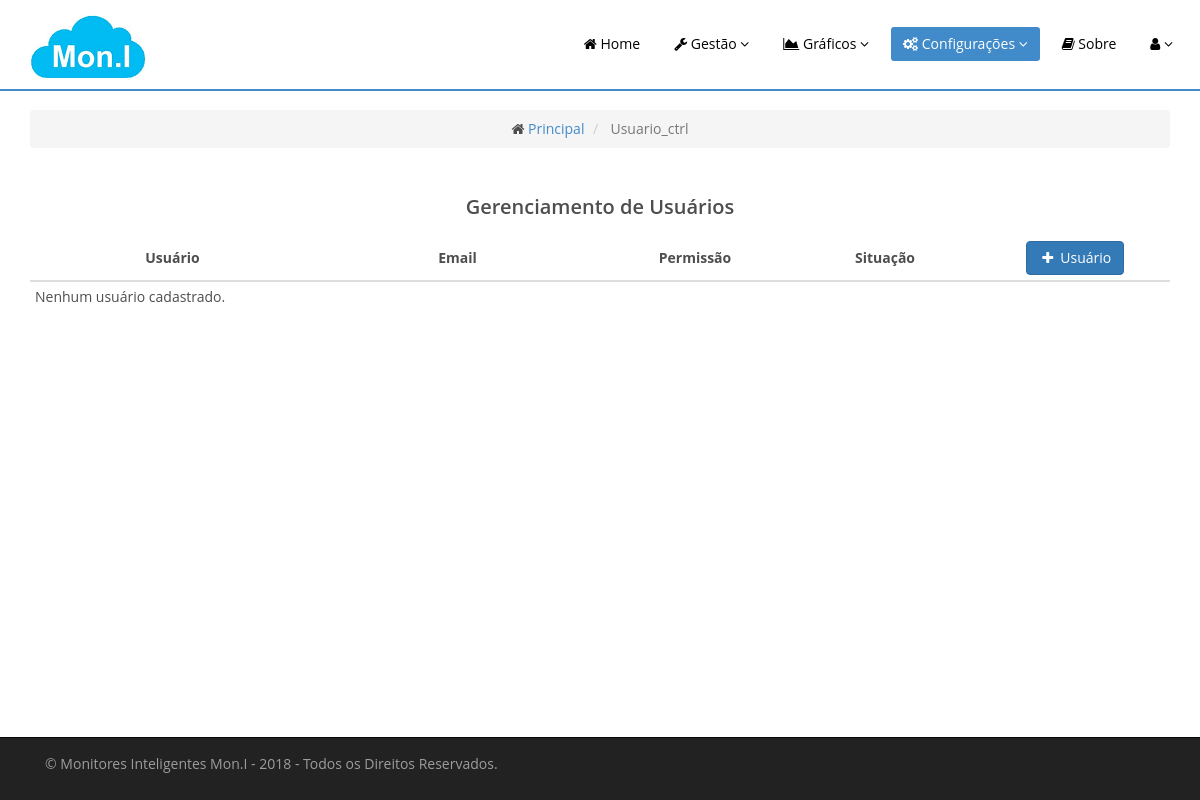
Before: /Usuario_ctrl with the older database file.
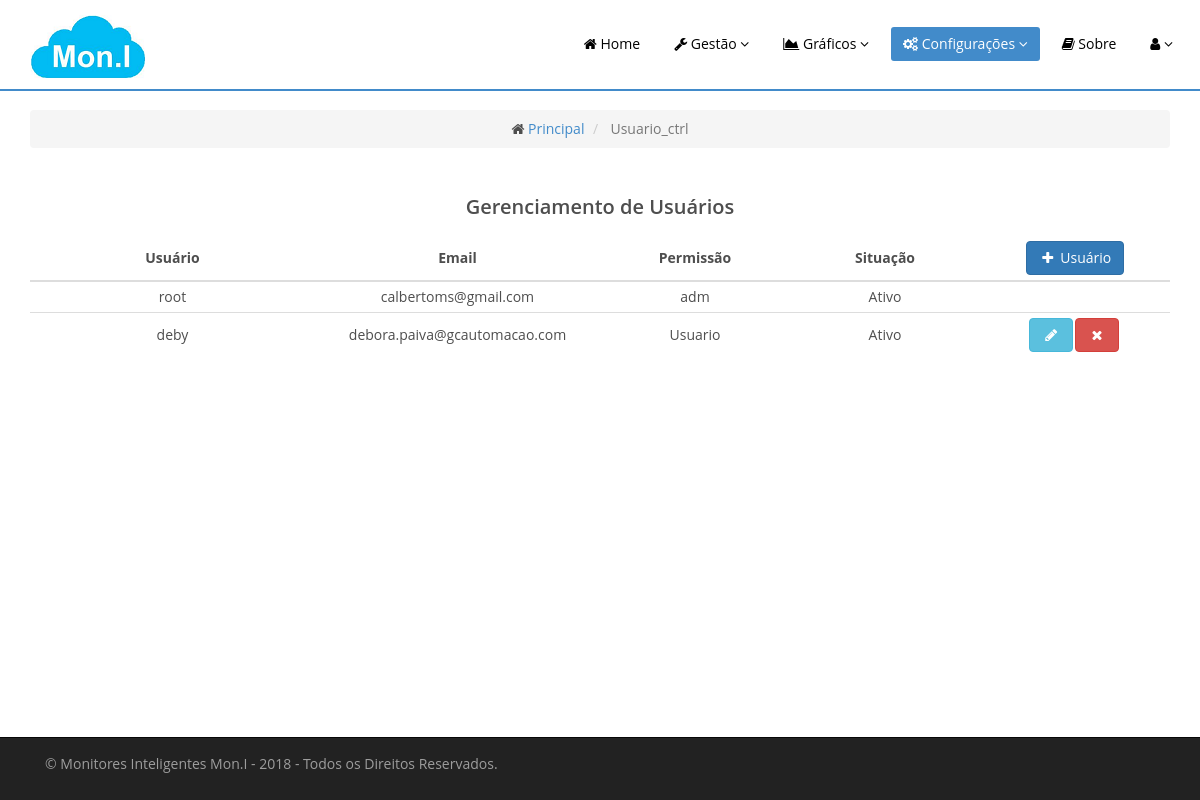
After: the same page with the newer database file.
### tables this page shows
CREATE TABLE `usuario` (
  `idUsuario` int(11) NOT NULL,
  `idPermissao` int(11) NOT NULL,
  `idEmpresa` int(11) NOT NULL,
  `nomeCompleto` varchar(50) NOT NULL,
  `email` varchar(50) NOT NULL,
  `usuario` varchar(50) NOT NULL,
  `telefone` varchar(50) NOT NULL,
  `senha` varchar(50) NOT NULL,
  `tipo` tinyint(4) NOT NULL COMMENT '0 = Super Administrador, 1 = Cliente, 2 = Administrador',
  `situacao` double(3,1) NOT NULL COMMENT '0=desativado,1=ativado',
  `dataCadastro` datetime NOT NULL,
  `dataAlterado` datetime NOT NULL
);

CREATE TABLE `permissoes` (
  `idPermissao` int(11) NOT NULL,
  `permissao` varchar(80) NOT NULL,
  `permissoes` text,
  `usuario` varchar(50) DEFAULT NULL,
  `status` tinyint(1) NOT NULL COMMENT '0=desativado,1=ativado',
  `codigo` varchar(100) NOT NULL,
  `sigla` varchar(100) NOT NULL,
  `setor` varchar(100) NOT NULL,
  `categoria` varchar(100) NOT NULL,
  `descricao` varchar(200) NOT NULL,
  `observacao` varchar(200) NOT NULL,
  `efetivado` tinyint(1) NOT NULL COMMENT '0=não efetivo, 1=efetivado',
  `dataCadastro` datetime NOT NULL,
  `dataAlterado` datetime NOT NULL
);

### application/controllers/Usuario_ctrl.php (called while the page is built, shortened)
<?php
class Usuario_ctrl extends CI_Controller {
    public function __construct() {
        $this->data['menuconfiguracao'] = 'menuconfiguracao';
        $this->load->model('Usuario_model','',TRUE);
        $this->load->model('Permissoes_model','',TRUE);
    }
    public function index(){
       $this->gerenciar();
    }
    public function gerenciar() {
        $this->load->library('pagination');
        $config['base_url'] = base_url('Usuario/gerenciar');
        $config['total_rows'] = $this->Usuario_model->count('usuario');
        $config['per_page'] = 10;
        $limit = $config['per_page'];
        $start = ($this->uri->segment(3) == NULL) ? 0 : intval($this->uri->segment(3));
        $this->data['usuarios'] = $this->Usuario_model->buscaUsuarios($limit,$start);
        $this->data['permissoes'] = $this->Usuario_model->buscaPermissoes();
        $this->data['view'] = 'usuarios/usuarios_view';
        $this->load->view('principal/tema_view',  $this->data);
    }
}

### index.php (called while the page is built, shortened)
<?php
require_once BASEPATH.'core/CodeIgniter.php';

### application/config/config.php (called while the page is built, shortened)
<?php
$config['base_url'] = 'http://localhost/mon.i';
$config['index_page'] = '';
$config['uri_protocol']	= 'REQUEST_URI';
$config['url_suffix'] = '';
$config['language']	= 'pt-Br';
$config['charset'] = 'UTF-8';
$config['enable_hooks'] = FALSE;
$config['subclass_prefix'] = 'MY_';
$config['composer_autoload'] = FALSE;
$config['permitted_uri_chars'] = 'a-z 0-9~%.:_\-';
$config['enable_query_strings'] = FALSE;
$config['controller_trigger'] = 'c';
$config['function_trigger'] = 'm';
$config['directory_trigger'] = 'd';
$config['allow_get_array'] = TRUE;
$config['log_threshold'] = 0;
$config['log_path'] = '';
$config['log_file_extension'] = '';
$config['log_file_permissions'] = 0644;
$config['log_date_format'] = 'Y-m-d H:i:s';
$config['error_views_path'] = '';
$config['cache_path'] = '';
$config['cache_query_string'] = FALSE;
$config['encryption_key'] = 'fd820a2b4461bddd116c1518bc4b0f77';
$config['sess_driver'] = 'database';
$config['sess_cookie_name'] = 'ci_session';
$config['sess_expiration'] = 7200;
$config['sess_save_path'] = 'ci_sessions';
$config['sess_match_ip'] = FALSE;
$config['sess_time_to_update'] = 300;
$config['sess_regenerate_destroy'] = FALSE;
$config['cookie_prefix']	= '';
$config['cookie_domain']	= '';
$config['cookie_path']		= '/';
$config['cookie_secure']	= FALSE;
$config['cookie_httponly'] 	= FALSE;
$config['standardize_newlines'] = FALSE;
$config['global_xss_filtering'] = FALSE;
$config['csrf_protection'] = FALSE;
$config['csrf_token_name'] = 'csrf_test_name';
$config['csrf_cookie_name'] = 'csrf_cookie_name';
$config['csrf_expire'] = 7200;
$config['csrf_regenerate'] = TRUE;
$config['csrf_exclude_uris'] = array();
$config['compress_output'] = FALSE;
$config['time_reference'] = 'local';
$config['rewrite_short_tags'] = FALSE;
$config['proxy_ips'] = '';

### application/models/Usuario_model.php (called while the page is built, shortened)
<?php
class Usuario_model extends CI_Model {
    function count($table){
        return $this->db->count_all($table);
    }
    public function buscaUsuarios($limit,$start){
        $query = 'Select t1.*,t2.permissao from usuario t1, permissoes t2 WHERE t1.idPermissao = t2.idPermissao ORDER BY t1.idUsuario ASC LIMIT ? OFFSET ? ';
        return $this->db->query($query, array($limit,$start))->result();
    }
}

### application/views/usuarios/usuarios_view.php (the view, shortened to what the changed rows need)
<div class="row">
    <div class="col-sm-12 col-md-12">
        <?php
        if(!$usuarios){?>
        <div class="table-responsive">
            <table class="table table-condensed">
                <caption><h2 class="text-center">Gerenciamento de Usuários</h2></caption>
                <thead>
                    <tr>
                        <th class="col-md-3" style="text-align: center; vertical-align: middle;">Usuário</th>
                        <th class="col-md-3" style="text-align: center; vertical-align: middle;">Email</th>
                        <th class="col-md-2" style="text-align: center; vertical-align: middle;">Permissão</th>
                        <th class="col-md-2" style="text-align: center; vertical-align: middle;">Situação</th>
                        <th class="col-md-2" style="text-align: center; vertical-align: middle;">
                            <button type="button" class="btn btn-primary" data-toggle="modal" data-target="#modalCad"><i class="fa fa-fw fa-plus"></i> Usuário</button>
                        </th>
                    </tr>
                </thead>
                <tbody>
                    <tr>
                        <td colspan="5">Nenhum usuário cadastrado.</td>
                    </tr>
                </tbody>
            </table>
        </div>
        <?php }else{ ?>
        <div class="table-responsive">
            <table class="table table-condensed">
                <caption><h2 class="text-center">Gerenciamento de Usuários</h2></caption>
                <thead>
                    <tr>
                        <th class="col-md-3" style="text-align: center; vertical-align: middle;">Usuário</th>
                        <th class="col-md-3" style="text-align: center; vertical-align: middle;">Email</th>
                        <th class="col-md-2" style="text-align: center; vertical-align: middle;">Permissão</th>
                        <th class="col-md-2" style="text-align: center; vertical-align: middle;">Situação</th>
                        <th class="col-md-2" style="text-align: center; vertical-align: middle;">
                            <button type="button" class="btn btn-primary" data-toggle="modal" data-target="#modalCad"><i class="fa fa-fw fa-plus"></i> Usuário</button>
                        </th>
                    </tr>
                </thead>
                <tbody>
                    <?php foreach ($usuarios as $u) {
                        echo '<tr>';
                        echo '<td style="text-align: center; vertical-align: middle;">'.$u->usuario.'</td>';
                        echo '<td style="text-align: center; vertical-align: middle;">'.$u->email.'</td>';
                        echo '<td style="text-align: center; vertical-align: middle;">'.$u->permissao.'</td>';
                        if (($u->situacao) == 1) {
                            echo '<td style="text-align: center; vertical-align: middle;">Ativo</td>';
                        }
                        else{
                            echo '<td style="text-align: center; vertical-align: middle;">Desativo</td>';
                        }
                        echo '<td style="text-align: center; vertical-align: middle;">';
                            if (($u->idUsuario) != 1) {
                                echo '<a style="margin-right: 1%" href="#modalEdit" class="btn btn-info editar" role="button" data-toggle="modal" usuario="'.$u->idUsuario.'" title="Editar Usuário"><i class="fa fa-fw fa-pencil"></i></a>';
                                echo '<a style="margin-right: 1%"href="#modalExcluir" class="btn btn-danger excluir" role="button" data-toggle="modal" idUsuario="'.$u->idUsuario.'" title="Excluir Usuário"><i class="fa fa-fw fa-remove"></i></a>';
                            }
                        echo '</td>';
                        echo '</tr>';
                    }?>
                </tbody>
            </table>
        </div>
    </div>
</div>
<?php }?>

Changed rows visible on the page:
added usuario: usuario "root", email "calbertoms@gmail.com", idPermissao.permissao "adm", situacao "Ativo"
added usuario: usuario "deby", email "debora.paiva@gcautomacao.com", idPermissao.permissao "Usuario", situacao "Ativo"
Other visible differences:
text no longer shown: "Nenhum usuário cadastrado."
